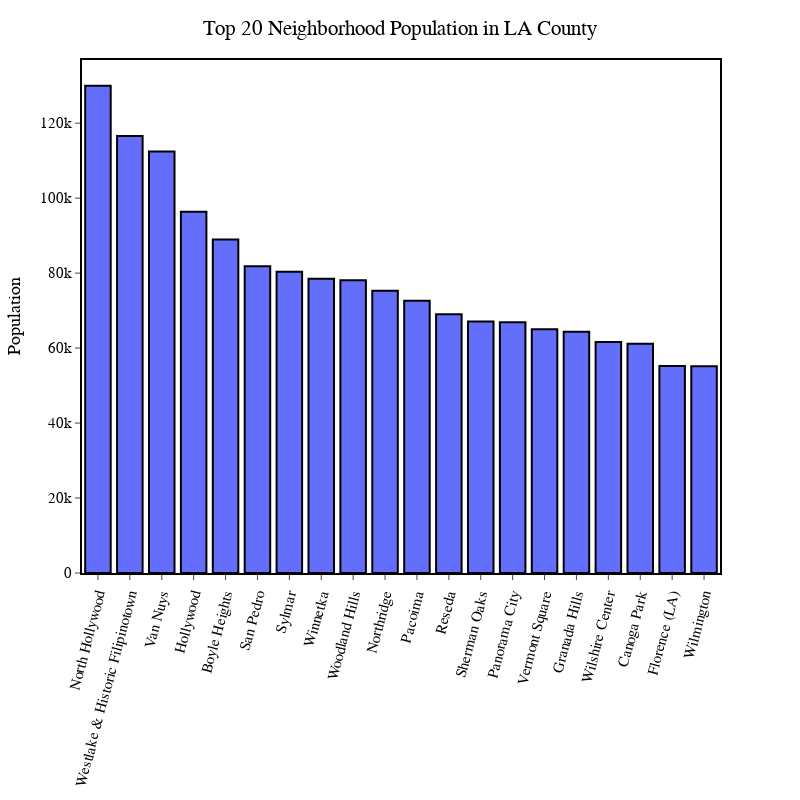

Notebook code for this chart:
### Code cell
fig = px.bar(top20_la_pop, x="Neighborhood", y="Total Population")
fig.update_traces(marker_line=dict(width=2, color='black'))
fig.update_layout(paper_bgcolor="white",
                  plot_bgcolor='white')
fig.update_xaxes(tickangle= -75)
fig.update_layout(
    width=800,
    height=800,
    title={
        'text': 'Top 20 Neighborhood Population in LA County',
        'y':0.975,
        'x':0.5,
        'xanchor': 'center',
        'yanchor': 'top'},
    showlegend = False,
    xaxis = dict(
        mirror=True,
        ticks='outside',
        title=None,
        showline=True,
        linecolor='black',
        linewidth=2),
    yaxis = dict(
        mirror=True,
        ticks='outside',
        showline=True,
        linecolor='black',
        title='Population',
        linewidth=2),
    font=dict(
        family="Times New Roman",
        size=15,
        color="Black"
    ))
fig.show()

### Figure 1 — Plotly figure (JSON) as saved in the notebook; plotly's stock layout.template omitted (floating-point values rounded to 4 significant figures)
{"data": [{"alignmentgroup": "True", "hovertemplate": "Neighborhood=%{x}<br>Total Population=%{y}<extra></extra>", "legendgroup": "", "marker": {"color": "#636efa", "line": {"color": "black", "width": 2}, "pattern": {"shape": ""}}, "name": "", "offsetgroup": "", "orientation": "v", "showlegend": false, "textposition": "auto", "type": "bar", "x": ["North Hollywood", "Westlake & Historic Filipinotown", "Van Nuys", "Hollywood", "Boyle Heights", "San Pedro", "Sylmar", "Winnetka", "Woodland Hills", "Northridge", "Pacoima", "Reseda", "Sherman Oaks", "Panorama City", "Vermont Square", "Granada Hills", "Wilshire Center", "Canoga Park", "Florence (LA)", "Wilmington"], "xaxis": "x", "y": [130007, 116549, 112460, 96349, 88964, 81845, 80362, 78478, 78082, 75274, 72647, 69054, 67112, 66861, 65012, 64336, 61651, 61127, 55192, 55162], "yaxis": "y"}], "layout": {"barmode": "relative", "font": {"color": "Black", "family": "Times New Roman", "size": 15}, "height": 800, "legend": {"tracegroupgap": 0}, "margin": {"t": 60}, "paper_bgcolor": "white", "plot_bgcolor": "white", "showlegend": false, "title": {"text": "Top 20 Neighborhood Population in LA County", "x": 0.5, "xanchor": "center", "y": 0.975, "yanchor": "top"}, "width": 800, "xaxis": {"anchor": "y", "domain": [0, 1], "linecolor": "black", "linewidth": 2, "mirror": true, "showline": true, "tickangle": -75, "ticks": "outside", "title": {}}, "yaxis": {"anchor": "x", "domain": [0, 1], "linecolor": "black", "linewidth": 2, "mirror": true, "showline": true, "ticks": "outside", "title": {"text": "Population"}}}}
